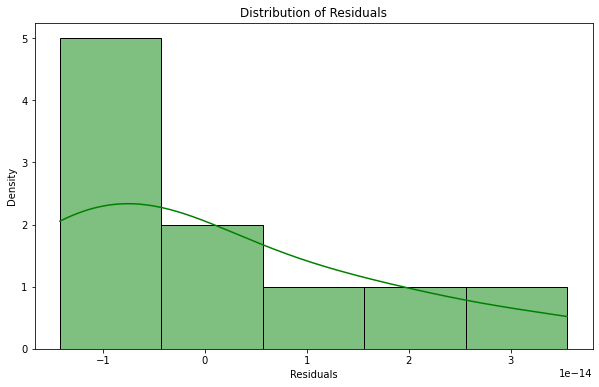

Generate this figure with Python:
import pandas as pd
from sklearn.model_selection import train_test_split
from sklearn.linear_model import LinearRegression
from sklearn.metrics import mean_squared_error
import matplotlib.pyplot as plt
from datetime import datetime, timedelta
import seaborn as sns

df = pd.read_csv(r"D:\Projects\Tank ullage and optimised pertrol and diesel refilling prediction model\optimal_refillation.csv")

current_time = datetime.now()
time_since_last_refill = timedelta(days=10)
df['last_refill_timestamp'] = current_time - time_since_last_refill

df['time_since_last_refill'] = (current_time - pd.to_datetime(df['last_refill_timestamp'])).dt.days

features = df[['petrol_level', 'diesel_level', 'petrol_drain_rate', 'diesel_drain_rate', 'time_since_last_refill']]
target = df['optimal_refill_amount']

X_train, X_test, y_train, y_test = train_test_split(features, target, test_size=0.2, random_state=42)

model = LinearRegression()
model.fit(X_train, y_train)

predictions = model.predict(X_test)

plt.figure(figsize=(10, 6))
plt.scatter(y_test, predictions, color='blue', label='Predictions')
plt.plot([y_test.min(), y_test.max()], [y_test.min(), y_test.max()], color='red', linestyle='--', lw=2, label='Actual')
plt.xlabel('Actual Optimal Refill Amount')
plt.ylabel('Predicted Optimal Refill Amount')
plt.title('Optimal Tank Refill Prediction')
plt.legend()
plt.grid(True)
plt.show()

plt.figure(figsize=(12, 6))
sns.kdeplot(y_test, color='blue', label='Actual Refill Amount', fill=True)
sns.kdeplot(predictions, color='orange', label='Predicted Refill Amount', fill=True)
plt.xlabel('Optimal Refill Amount')
plt.ylabel('Density')
plt.title('Distribution of Actual and Predicted Refill Amounts')
plt.legend()
plt.show()

residuals = y_test - predictions
plt.figure(figsize=(10, 6))
sns.histplot(residuals, kde=True, color='green')
plt.xlabel('Residuals')
plt.ylabel('Density')
plt.title('Distribution of Residuals')
plt.show()
